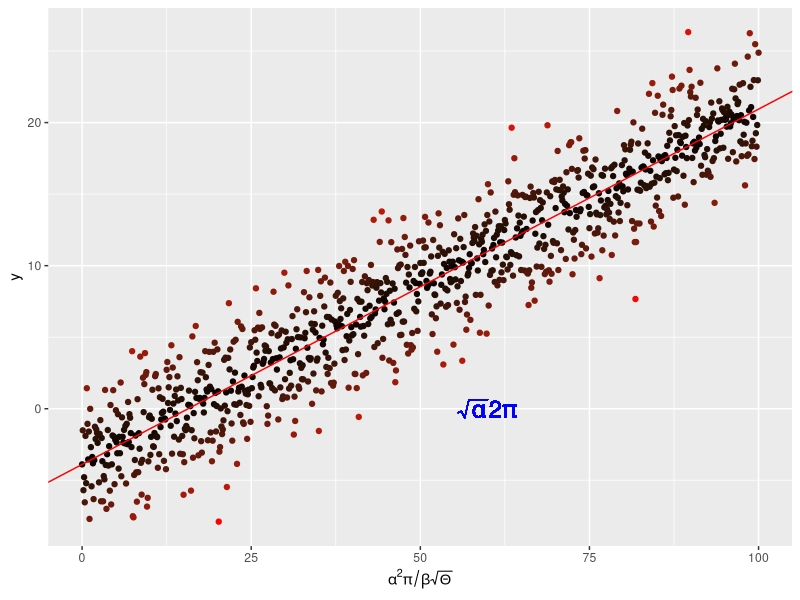

Write R code to recreate this figure.
###########Mathematical Display###############
require("ggplot2")

x<-seq(0,100,by=0.1)
y<--4.+0.25*x+rnorm(length(x),mean=0.,sd=2.5)

#put them in a dataframe
my_data<-data.frame(x=x,y=y)

#perform linear regression
my_lm<-summary(lm(y~x,data=my_data))

#plot
p <-  ggplot(my_data, aes(x = x, y = y,colour = abs(my_lm$residual))) +
  geom_point() + scale_colour_gradient(low = "black", high = "red") +
  theme(legend.position = "none") + scale_x_continuous(expression(alpha^2 * pi / beta * sqrt(Theta)))

#regression line
p <- p + geom_abline(
  intercept = my_lm$coefficients[1][1],
  slope = my_lm$coefficients[2][1],
  colour = "red")

#math on the plot
p <- p + geom_text(aes(x = 60, y = 0, label = "sqrt(alpha) * 2* pi"), parse = TRUE, size = 6, colour = "blue")

pdf("../results/MyLinReg.pdf")
print(p)
graphics.off()
